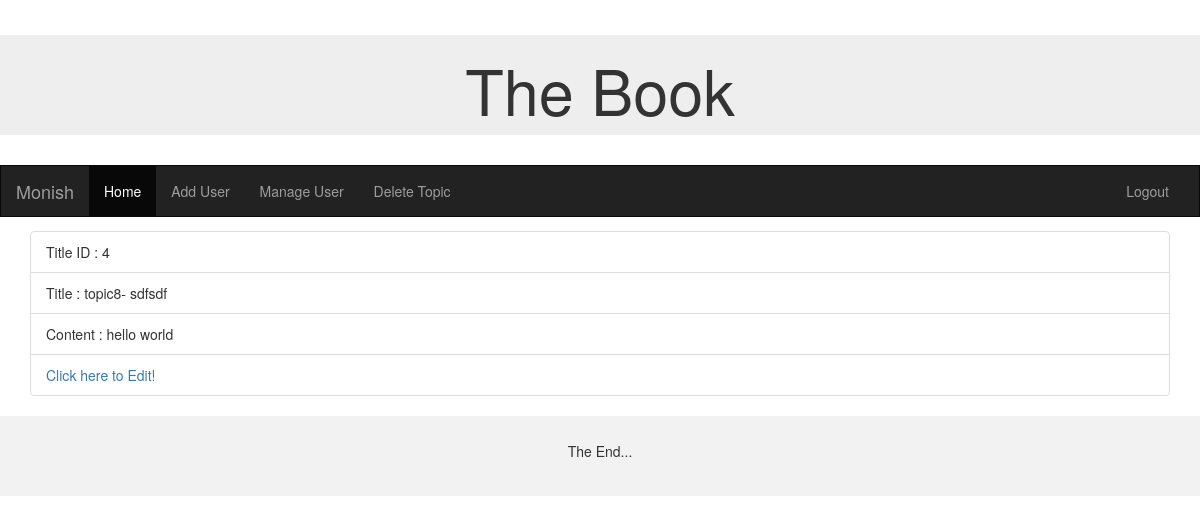
/view/page/topic8- sdfsdf/ (signed in), run on the app's committed database.
### BookApp/models.py (models this page shows, shortened)
class Topic(models.Model):
    topic_id = models.AutoField(primary_key=True)
    title = models.CharField(max_length=100)
    content = models.TextField()
    updated = models.DateTimeField(auto_now=True, auto_now_add=False)
    timestamp = models.DateTimeField(auto_now=False, auto_now_add=True)
    min_accessing_level = models.IntegerField()

### BookApp/views.py (the view)
# urls.py: url(r'^view/page/(?P<topic_name>[A-Za-z0-9 -]+)/$',views.viewPage,name="view-page"),
@login_required
def viewPage(request, topic_name):
    topic_list = Topic.objects.values_list('title', flat=True)
    print(topic_list)
    print(topic_name)
    if topic_name in topic_list:
        obj = AccessLevel.objects.get(user = request.user)
        access_level = obj.access_level
        topic= Topic.objects.get(title=topic_name)
        if topic.min_accessing_level <= access_level:
            return render(request,"Book/view-page.html", {"content":topic})
        else:
            return render(request,"Book/access-denied.html")
    else:
        return HttpResponseRedirect(reverse('create-page'))

### BookApp/templates/Book/view-page.html
{% extends "Book/base.html"%}
{%block content%}
<div class="container" style="margin-top:1em;">
    <div class="row">
        <div class="col-xs-12">
            <ul class="list-group">
                <li class="list-group-item">Title ID : {{content.pk}} </li>
                <li class="list-group-item">Title : {{content.title}} </li>
                <li class="list-group-item">Content : {{content.content}} </li>
                <li class="list-group-item"><a href="{% url 'edit-page' content.pk%}">Click here to Edit!</a> </li>
            </ul>
        </div>
    </div>
</div>
{%endblock%}

### BookApp/templates/Book/base.html (shortened to what this page needs)
{% load static %}
<html lang="en">
<head>
    <link rel="stylesheet" href="{% static 'Book/bookingPage.css'%}" />
    <link rel="stylesheet" href="{% static 'Book/bookingstyle.css'%}" />
    <link rel="stylesheet" href="{% static 'Book/style.css'%}"  />
    <link rel="stylesheet" href="{% static 'Book/header.css'%}"  />
    <link rel="stylesheet" href="{% static 'Book/bootstrap.css'%}"  />
</head>
<body>
<div class="jumbotron" style="padding-top:0px;height:100px">
  <div class="container text-center" >
    <h1>The Book</h1>
  </div>
</div>
<nav class="navbar navbar-inverse">
  <div class="container-fluid">
    <div class="navbar-header">
      <a class="navbar-brand" style="text-transform:capitalize;" href="#">{{request.user}}</a>
    </div>
    <div class="collapse navbar-collapse" id="myNavbar">
      <ul class="nav navbar-nav">
          <li class="active"><a href="{% url 'index' %}">Home</a></li>
          <li><a href="{% url 'add-user' %}">Add User</a></li>
          <li><a href="{% url 'manage-user' %}">Manage User</a></li>
          <li><a href="{% url 'delete-page' %}">Delete Topic</a></li>
      </ul>
      <ul class="nav navbar-nav navbar-right">
        <li><a href="{% url 'logout' %}"><span class="glyphicon glyphicon-log-out"></span> Logout</a></li>
      </ul>
    </div>
  </div>
</nav>
  {%block content%}
    {%endblock%}
<footer class="container-fluid text-center">
  <p>The End...</p>
</footer>
</body>
</html>

### BookApp/static/Book/bookingPage.css (style rules this page uses)
*, *:before, *:after { box-sizing: border-box; }
html { font-size: 16px; }

### BookApp/static/Book/bookingstyle.css (style rules this page uses)
h1 { text-align: center; }
.container { width: 600px; margin: auto; }
li { list-style: none; }

### BookApp/static/Book/header.css (style rules this page uses)
.navbar { margin-bottom: 0; border-radius: 0; background-color:red; }

### BookApp/templates/Book/base.html (style rules this page uses)
.navbar { margin-bottom: 0; border-radius: 0; }
footer { background-color: #f2f2f2; padding: 25px; }

### data on the page
Topic: pk "4", title "topic8- sdfsdf", content "hello world"

### other printed values
{{ request.user }} "Monish"
